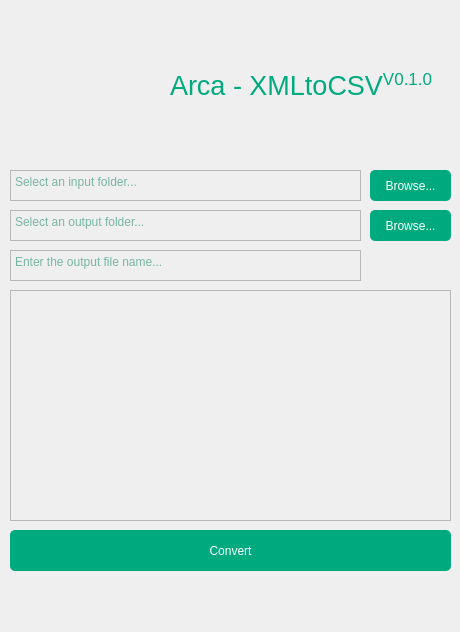
<?xml version="1.0" encoding="UTF-8"?>
<ui version="4.0">
 <class>MainWindow</class>
 <widget class="QMainWindow" name="MainWindow">
  <property name="geometry">
   <rect>
    <x>0</x>
    <y>0</y>
    <width>460</width>
    <height>632</height>
   </rect>
  </property>
  <property name="minimumSize">
   <size>
    <width>460</width>
    <height>632</height>
   </size>
  </property>
  <property name="maximumSize">
   <size>
    <width>460</width>
    <height>632</height>
   </size>
  </property>
  <property name="font">
   <font>
    <family>Microsoft JhengHei UI</family>
   </font>
  </property>
  <property name="windowTitle">
   <string>Arca - XMLtoCSV 0.1.0</string>
  </property>
  <property name="autoFillBackground">
   <bool>false</bool>
  </property>
  <property name="styleSheet">
   <string notr="true">background-color: rgb(239, 239, 239);</string>
  </property>
  <widget class="QWidget" name="centralwidget">
   <widget class="QLabel" name="lblName">
    <property name="geometry">
     <rect>
      <x>170</x>
      <y>60</y>
      <width>271</width>
      <height>51</height>
     </rect>
    </property>
    <property name="styleSheet">
     <string notr="true">font: 11pt &quot;Gadugi&quot;;</string>
    </property>
    <property name="text">
     <string>&lt;html&gt;&lt;head/&gt;&lt;body&gt;&lt;p&gt;&lt;span style=&quot; font-size:20pt; color:#00aa7f;&quot;&gt;Arca&lt;/span&gt;&lt;span style=&quot; font-size:20pt; color:#00aa7f;&quot;&gt; - XMLtoCSV&lt;/span&gt;&lt;span style=&quot; font-size:20pt; color:#00aa7f; vertical-align:super;&quot;&gt;V0.1.0&lt;/span&gt;&lt;/p&gt;&lt;/body&gt;&lt;/html&gt;</string>
    </property>
    <property name="scaledContents">
     <bool>false</bool>
    </property>
   </widget>
   <widget class="QListWidget" name="fileListWidget">
    <property name="geometry">
     <rect>
      <x>10</x>
      <y>290</y>
      <width>441</width>
      <height>231</height>
     </rect>
    </property>
    <property name="styleSheet">
     <string notr="true">background-color: rgb(239, 239, 239);
font: 11pt &quot;Gadugi&quot;;
color: rgb(0, 125, 92);</string>
    </property>
   </widget>
   <widget class="QTextEdit" name="txtInputPath">
    <property name="geometry">
     <rect>
      <x>10</x>
      <y>170</y>
      <width>351</width>
      <height>31</height>
     </rect>
    </property>
    <property name="styleSheet">
     <string notr="true">background-color: rgb(239, 239, 239);
font: 11pt &quot;Gadugi&quot;;
color: rgb(0, 125, 92);</string>
    </property>
    <property name="readOnly">
     <bool>true</bool>
    </property>
    <property name="placeholderText">
     <string>Select an input folder...</string>
    </property>
   </widget>
   <widget class="QPushButton" name="btnBrowseInput">
    <property name="geometry">
     <rect>
      <x>370</x>
      <y>170</y>
      <width>81</width>
      <height>31</height>
     </rect>
    </property>
    <property name="styleSheet">
     <string notr="true">background-color: rgb(0, 170, 127);
color: rgb(255, 255, 255);
border-radius: 5px;
font: 11pt &quot;Gadugi&quot;;

btnBrowseInput:hover</string>
    </property>
    <property name="text">
     <string>Browse...</string>
    </property>
   </widget>
   <widget class="QPushButton" name="btnStart">
    <property name="geometry">
     <rect>
      <x>10</x>
      <y>530</y>
      <width>441</width>
      <height>41</height>
     </rect>
    </property>
    <property name="styleSheet">
     <string notr="true">background-color: rgb(0, 170, 127);
color: rgb(255, 255, 255);
border-radius: 5px;
font: 11pt &quot;Gadugi&quot;;</string>
    </property>
    <property name="text">
     <string>Convert</string>
    </property>
   </widget>
   <widget class="QPushButton" name="btnBrowseOutput">
    <property name="geometry">
     <rect>
      <x>370</x>
      <y>210</y>
      <width>81</width>
      <height>31</height>
     </rect>
    </property>
    <property name="styleSheet">
     <string notr="true">background-color: rgb(0, 170, 127);
color: rgb(255, 255, 255);
border-radius: 5px;
font: 11pt &quot;Gadugi&quot;;</string>
    </property>
    <property name="text">
     <string>Browse...</string>
    </property>
   </widget>
   <widget class="QTextEdit" name="txtOutputPath">
    <property name="geometry">
     <rect>
      <x>10</x>
      <y>210</y>
      <width>351</width>
      <height>31</height>
     </rect>
    </property>
    <property name="styleSheet">
     <string notr="true">background-color: rgb(239, 239, 239);
font: 11pt &quot;Gadugi&quot;;
color: rgb(0, 125, 92);</string>
    </property>
    <property name="readOnly">
     <bool>true</bool>
    </property>
    <property name="placeholderText">
     <string>Select an output folder...</string>
    </property>
   </widget>
   <widget class="QTextEdit" name="txtOutputFile">
    <property name="geometry">
     <rect>
      <x>10</x>
      <y>250</y>
      <width>351</width>
      <height>31</height>
     </rect>
    </property>
    <property name="styleSheet">
     <string notr="true">background-color: rgb(239, 239, 239);
font: 11pt &quot;Gadugi&quot;;
color: rgb(0, 125, 92);</string>
    </property>
    <property name="readOnly">
     <bool>false</bool>
    </property>
    <property name="placeholderText">
     <string>Enter the output file name...</string>
    </property>
   </widget>
   <widget class="QLabel" name="label">
    <property name="geometry">
     <rect>
      <x>0</x>
      <y>0</y>
      <width>151</width>
      <height>151</height>
     </rect>
    </property>
    <property name="text">
     <string/>
    </property>
    <property name="pixmap">
     <pixmap resource="res.qrc">:/newPrefix/BCRDH_logo.png</pixmap>
    </property>
    <property name="scaledContents">
     <bool>true</bool>
    </property>
   </widget>
  </widget>
  <widget class="QMenuBar" name="menubar">
   <property name="geometry">
    <rect>
     <x>0</x>
     <y>0</y>
     <width>460</width>
     <height>25</height>
    </rect>
   </property>
  </widget>
  <widget class="QStatusBar" name="statusbar"/>
 </widget>
 <resources>
  <include location="res.qrc"/>
 </resources>
 <connections/>
</ui>
